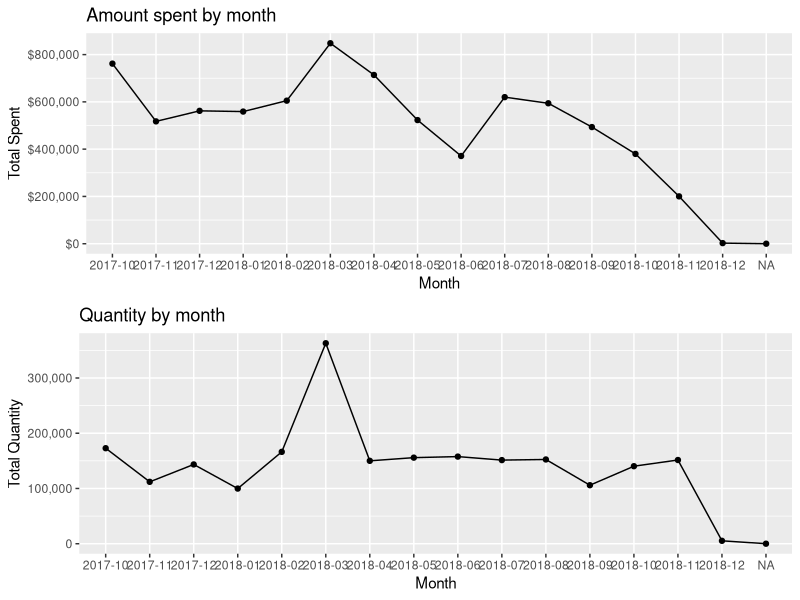
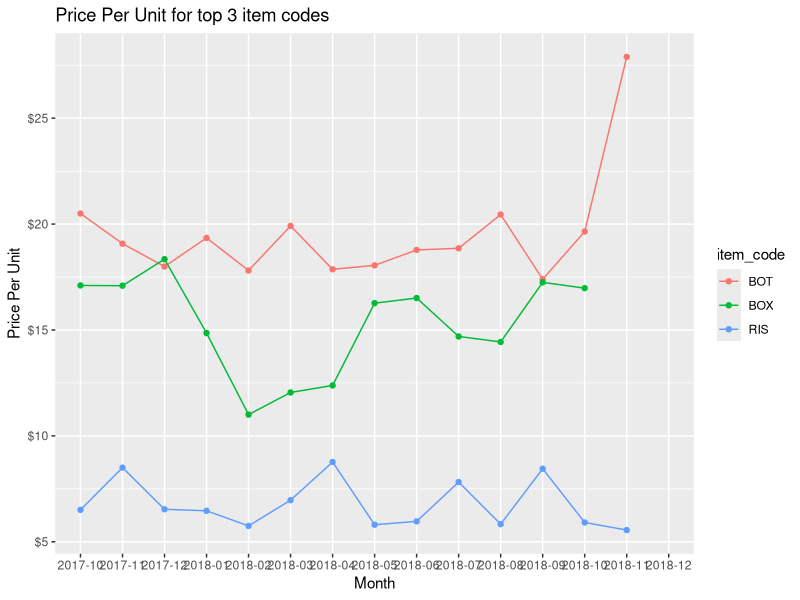

The R source for these figures, in order:
## ---- chunk 1

# Set working directory
setwd("C:\\Users\\jeeva\\Documents\\BANA\\Career Management\\Amend Usecase\\")
library(tidyverse)
library(lubridate)
library(ggplot2)
library(gridExtra)
library(knitr)

setwd("C:\\Users\\jeeva\\Documents\\BANA\\Career Management\\Amend Usecase\\")
amend_data <- read.csv("Amend_use_case.csv", header = TRUE, stringsAsFactors = FALSE)

amend_data$unit_price <- ifelse(amend_data$Last.Unit.Cost == 0, amend_data$Original.Unit.Cost, 
                                amend_data$Last.Unit.Cost)
amend_data$final_cost <- amend_data$Received.Quantity * amend_data$unit_price

#hist(amend_data$final_cost)
#summary(amend_data)
amend_data$order_date2 <- as.Date(amend_data$Order.Date, format = "%m/%d/%Y")

## ---- chunk 2
# Amount spent by month
spend_plot <- amend_data %>% 
  group_by(mon_yr = format(order_date2,"%Y-%m")) %>%
  summarise(total_cost = sum(final_cost, na.rm = TRUE)) %>%
  ggplot(aes(x = mon_yr, y = total_cost, group = 1)) +
  geom_line() +
  geom_point() + 
  scale_y_continuous(name = "Total Spent", labels = scales::dollar) +
  labs(x = "Month", title = "Amount spent by month")

# Quantity by month
quantity_plot <- amend_data %>% 
  group_by(mon_yr = format(order_date2,"%Y-%m")) %>%
  summarise(total_quan = sum(Received.Quantity, na.rm = TRUE)) %>%
  ggplot(aes(x = mon_yr, y = total_quan, group = 1)) +
  geom_line() +
  geom_point() + 
  scale_y_continuous(name = "Total Quantity", labels = scales::comma) +
  labs(x = "Month", title = "Quantity by month")

grid.arrange(spend_plot, quantity_plot, ncol = 1)

## ---- chunk 3
# To Understand quantity and amount spent by item code
amend_data_item_code <- amend_data %>% 
  group_by(Item.Code.Acronym) %>%
  summarise(total_spent = sum(final_cost, na.rm = TRUE), 
            total_quantity = sum(Received.Quantity, na.rm = TRUE)) %>%
arrange(desc(total_spent))

# Calculating spent percentage
amend_data_item_code$spent_percent <- round((amend_data_item_code$total_spent / 
                                         sum(amend_data_item_code$total_spent))*100,2)

amend_data_item_code$quan_percent <- round((amend_data_item_code$total_quantity / 
                                              sum(amend_data_item_code$total_quantity))*100,2)

kable(amend_data_item_code, caption = "Summary of spent and quantity by item code")

## ---- chunk 4
# Aggregating at Item code and month level
amend_df_aggregated <- amend_data %>% 
  group_by(mon_yr = format(order_date2,"%Y-%m"), item_code = Item.Code.Acronym) %>%
  summarise(total_quan = sum(Received.Quantity, na.rm = TRUE), 
            total_price = sum(final_cost, na.rm = TRUE)) %>%
  mutate(price_per_unit = total_price / total_quan)

# Filtering only top 3 item codes
top3_item_codes <- amend_df_aggregated %>%
  group_by(item_code) %>%
  summarise(total_price = sum(total_price)) %>%
  arrange(desc(total_price)) %>%
  top_n(3) %>%
  select(item_code)

top3_item_codes <- as.vector(top3_item_codes$item_code)

top3_unit_price_plot <- amend_df_aggregated %>%
  filter(item_code %in% top3_item_codes) %>%
  ggplot(aes(x = mon_yr, y = price_per_unit, colour = item_code, group = item_code)) +
  geom_line() + 
  geom_point() + 
  scale_y_continuous(name = "Price Per Unit", labels = scales::dollar) +
  labs(x = "Month", title = "Price Per Unit for top 3 item codes")

top3_unit_price_plot
## ---- chunk 5
amend_data$month_yr <- format(amend_data$order_date2,"%Y-%m")
# Finding unit price for BOT at species level
top5_species_unit_price_bot <- amend_data %>%
  filter(Item.Code.Acronym %in% c('BOT')) %>%
  group_by(month_yr, Species, Item.Code.Acronym) %>%
  summarise(tot_price = sum(final_cost, na.rm = TRUE), tot_quan = sum(Received.Quantity, na.rm = TRUE)) %>%
  mutate(unit_price = tot_price / tot_quan)

# Finding unit price for BOX at species level
top5_species_unit_price_box <- amend_data %>%
  filter(Item.Code.Acronym %in% c('BOX')) %>%
  group_by(month_yr, Species, Item.Code.Acronym) %>%
  summarise(tot_price = sum(final_cost, na.rm = TRUE), tot_quan = sum(Received.Quantity, na.rm = TRUE)) %>%
  mutate(unit_price = tot_price / tot_quan)

# Finding unit price for RIS at species level
top5_species_unit_price_ris <- amend_data %>%
  filter(Item.Code.Acronym %in% c('RIS')) %>%
  group_by(month_yr, Species, Item.Code.Acronym) %>%
  summarise(tot_price = sum(final_cost, na.rm = TRUE), tot_quan = sum(Received.Quantity, na.rm = TRUE)) %>%
  mutate(unit_price = tot_price / tot_quan)

# Filtering out NAs
top5_species_unit_price_bot <- top5_species_unit_price_bot[complete.cases(top5_species_unit_price_bot),]
top5_species_unit_price_box <- top5_species_unit_price_box[complete.cases(top5_species_unit_price_box),]
top5_species_unit_price_ris <- top5_species_unit_price_ris[complete.cases(top5_species_unit_price_ris),]

# Find coefficeint of variation at species level for BOT
df_bot <- top5_species_unit_price_bot %>%
  group_by(Species) %>%
  summarise(coeff_var = sd(unit_price) / mean(unit_price))
df_bot$item_code <- 'BOT'

# Find coefficeint of variation at species level for BOX
df_box <- top5_species_unit_price_box %>%
  group_by(Species) %>%
  summarise(coeff_var = sd(unit_price) / mean(unit_price))
df_box$item_code <- 'BOX'

# Find coefficeint of variation at species level for RIS
df_ris <- top5_species_unit_price_ris %>%
  group_by(Species) %>%
  summarise(coeff_var = sd(unit_price) / mean(unit_price))
df_ris$item_code <- 'RIS'

# Combining in to one CV df
cv_df_combined <- rbind(df_bot, df_box, df_ris)

# Creating one data frame to calculate CV at Item Code level
cv_df_all_species <- amend_data %>%
  filter(Item.Code.Acronym %in% c('BOT', 'BOX', 'RIS')) %>%
  group_by(month_yr, Item.Code.Acronym) %>%
  summarise(tot_price = sum(final_cost, na.rm = TRUE), tot_quan = sum(Revised.Quantity, na.rm = TRUE))

# Filtering out NA values  
cv_df_all_species <- cv_df_all_species[which(cv_df_all_species$tot_price > 0 &
                                               cv_df_all_species$tot_quan > 0),]

# Calculating unit price
cv_df_all_species$unit_price <- cv_df_all_species$tot_price / cv_df_all_species$tot_quan

# 2018-11 has very low unit price. Need to understand data quality here
cv_df_all_species <- cv_df_all_species[cv_df_all_species$month_yr != '2018-11', ]

# Finding CV at item code level
cv_df_all_species_v2 <- cv_df_all_species %>%
  group_by(Item.Code.Acronym) %>%
  summarise(cv_item = sd(unit_price) / mean(unit_price))

# Filtering out NA values
cv_df_combined <- cv_df_combined[complete.cases(cv_df_combined), ]

colnames(cv_df_all_species_v2) <- c("item_code", "coeff_var_overall")

# Obtaining one final data frame where we get CV at species and CV for Item code
cv_df_combined_v2 <- merge(x = cv_df_combined, y = cv_df_all_species_v2, by = "item_code")

# Splitting above data frame in to two
# 1. where cv of species is greater than overall CV i.e. item code
# 2. where cv of species is less than overall CV i.e. item code
cv_df_species_greater <- cv_df_combined_v2 %>%
  filter(coeff_var > coeff_var_overall)

cv_df_species_lesser <- cv_df_combined_v2 %>%
  filter(coeff_var <= coeff_var_overall)

# Creating one data frame which is a combination of species with cv greater than 
# overall and less than overall
cv_summary_df <- merge(cv_df_species_greater %>%
                       group_by(item_code) %>%
                       summarise(num_species_greater = n_distinct(Species)),
                       cv_df_species_lesser %>%
                       group_by(item_code) %>%
                       summarise(num_species_lesser = n_distinct(Species)),
                       by = "item_code", all = TRUE)

cv_summary_df[is.na(cv_summary_df)] <- 0

cv_summary_df$greater_percent <- round((cv_summary_df$num_species_greater / (cv_summary_df$num_species_greater + cv_summary_df$num_species_lesser) )*100,2)

kable(cv_summary_df, caption = "Summary of coefficient of variation")

